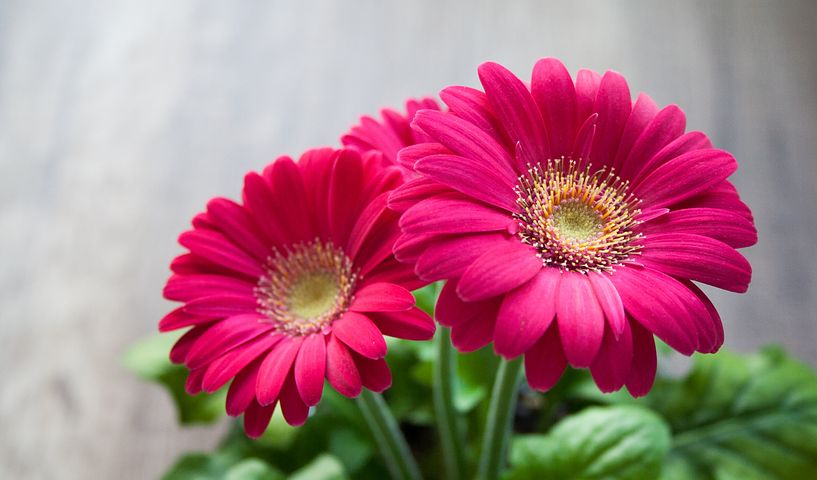
#> input picture flor.png, 817 x 480 px, found by its file name
$ jupyter execute VA_edimensionar_rotar_recortar.ipynb
#> lines starting #> are read from the running program, lines starting #| are printed output that depends on the picture
<a href="https://colab.research.google.com/github/ElpoderdelComputo/Procesamiento_imagenes/blob/main/VA_edimensionar_rotar_recortar.ipynb" target="_parent"></a>

# **Visión Artificial**

“Operaciones básicas en OpenCV: redimensionar, rotar, recortar y convertir a escala de grises”

YouTube: El poder del Cómputo

[cell 1]
# 🧠 Procesamiento de imágenes con OpenCV
# 🎬 Operaciones básicas: redimensionar, rotar, recortar y convertir a escala de grises

import cv2
import numpy as np
import matplotlib.pyplot as plt
from google.colab.patches import cv2_imshow

[cell 2]
# Leer imagen (BGR)
imagen = cv2.imread('/content/flor.png')
#> imagen is the input picture: shape (480, 817, 3); mean B, G, R 130.3, 118.4, 171

[cell 3]
# convertir la imgen bgr a RGB
imagen_rgb = cv2.cvtColor(imagen, cv2.COLOR_BGR2RGB)

[cell 4]
plt.imshow(imagen_rgb)
plt.title('Imagen RGB')
plt.axis('off')
plt.show()

[cell 5]
# mostrar las propiedades de la imagen
print('Dimensiones de la imagen:', imagen.shape)
#| Dimensiones de la imagen: (480, 817, 3)
print('Tipo de datos de la imagen:', imagen.dtype)
#| Tipo de datos de la imagen: uint8

[cell 6]
# Redimensionar a un tamaño fijo
# imagen_redimensionada = cv2.resize(imagen_rgb, (tamaño_x, tamaño_y))
imagen_redimensionada = cv2.resize(imagen_rgb, (100, 100))
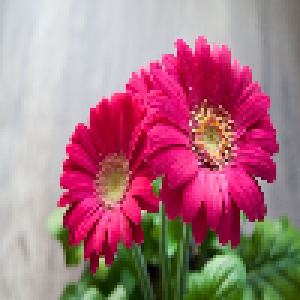
#> imagen_redimensionada: shape (100, 100, 3) (shown 3 times larger); mean R, G, B 171, 118.4, 130.3

fig, axs = plt.subplots(1, 2, figsize=(8, 4))
axs[0].imshow(imagen_rgb);
axs[0].set_title('original (480, 817, 3)')
axs[1].imshow(imagen_redimensionada);
axs[1].set_title('Redimensionada')
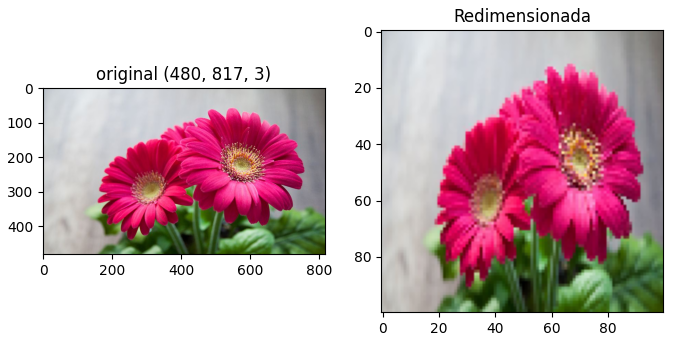
#> figure drawn by matplotlib, 2 panels

[cell 7]
# Redimensionar por factor
#peq_50 = cv2.resize(imagen_rgb, (x, y), factorX, factorY)
peq_50 = cv2.resize(imagen_rgb, (0, 0), fx=0.3, fy=0.3)
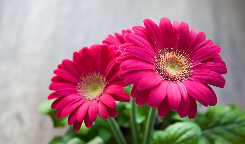
#> peq_50: shape (144, 245, 3); mean R, G, B 171, 118.3, 130.3
print('Tamaño: ', peq_50.shape)
#| Tamaño:  (144, 245, 3)
fig, axs = plt.subplots(1, 2, figsize=(8, 4))
axs[0].imshow(imagen_rgb); axs[0].set_title('original')
axs[1].imshow(peq_50); axs[1].set_title('pequeño')
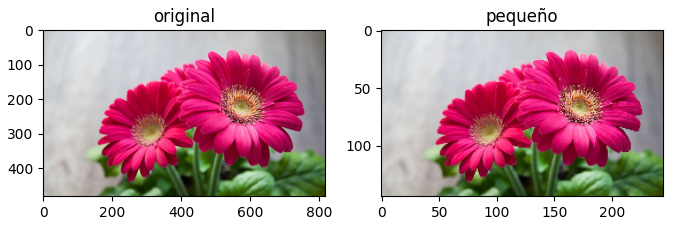
#> figure drawn by matplotlib, 2 panels

[cell 8]
# Redimensionar a un tamaño fijo
redimensionada = cv2.resize(imagen_rgb, (400, 300))
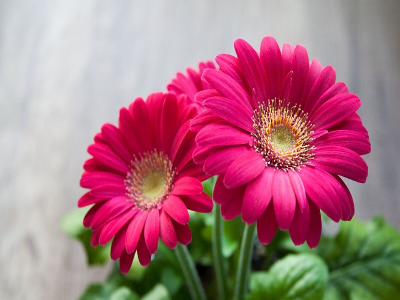
#> redimensionada: shape (300, 400, 3); mean R, G, B 170.9, 118.3, 130.3

# Redimensionar por factor
peq = cv2.resize(imagen_rgb, (0, 0), fx=0.5, fy=0.5)
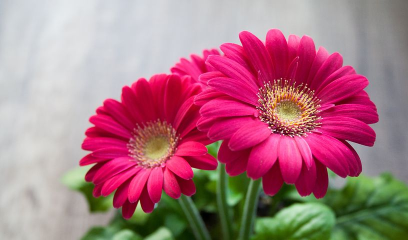
#> peq: shape (240, 408, 3); mean R, G, B 171.2, 118.5, 130.5
grande = cv2.resize(imagen_rgb, (0, 0), fx=1.5, fy=1.5)

fig, axs = plt.subplots(1, 3, figsize=(12, 4))
axs[0].imshow(redimensionada); axs[0].set_title('400x300')
axs[1].imshow(peq); axs[1].set_title('Mitad del tamaño')
axs[2].imshow(grande); axs[2].set_title('1.5x más grande')
plt.show()

[cell 9]
# rotacion
alto, ancho = imagen.shape[:2]
#> alto = 480; ancho = 817
#centro = (ancho // 2, alto // 2)
centro = (0, 480)
angulo = 25

#matriz_rotacion = cv2.getRotationMatrix2D(centro, grados_a_rotar, nivel_zoom)
matriz_rotacion = cv2.getRotationMatrix2D(centro, angulo, 1.0)

rotada = cv2.warpAffine(imagen_rgb, matriz_rotacion, (ancho, alto))
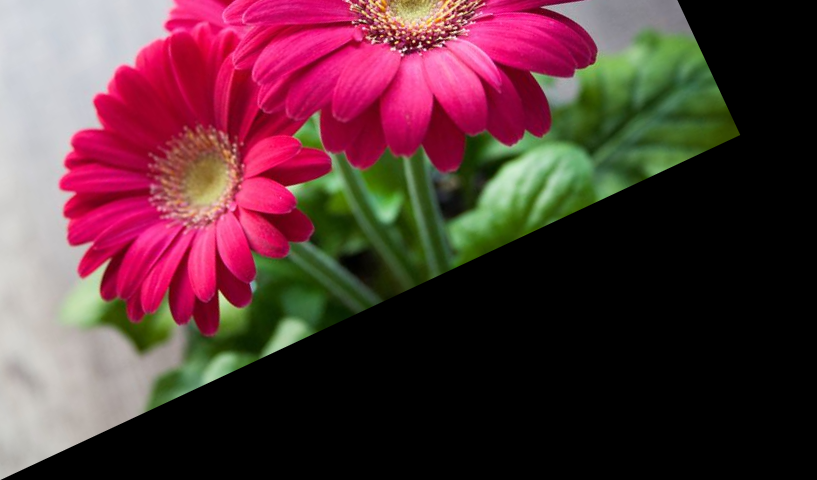
#> rotada: shape (480, 817, 3); mean R, G, B 88.6, 53.6, 58.1

fig, axs = plt.subplots(1, 2, figsize=(8, 4))
axs[0].imshow(imagen_rgb); axs[0].set_title('Imagen original')
axs[1].imshow(rotada); axs[1].set_title('Imagen rotada')
plt.show()

[cell 10]
# Recorte
#recorte = imagen_rgb[y1:y2, x1:x2]
#recorte = imagen_rgb[200:500, 300:700]
#recortar la primera flor:
recorte = imagen_rgb[150:450, 150:450]
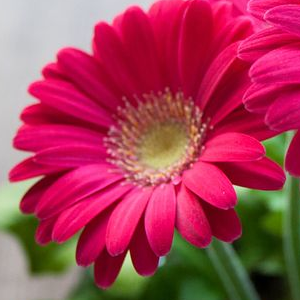
#> recorte: shape (300, 300, 3); mean R, G, B 167.1, 62.2, 86.7

fig, axs = plt.subplots(1, 2, figsize=(8, 4))
axs[0].imshow(imagen_rgb); axs[0].set_title('Imagen original')
axs[1].imshow(recorte); axs[1].set_title('Imagen recortada')
plt.show()

[cell 11]
# Convertir a escala de grises
gris = cv2.cvtColor(imagen, cv2.COLOR_BGR2GRAY)
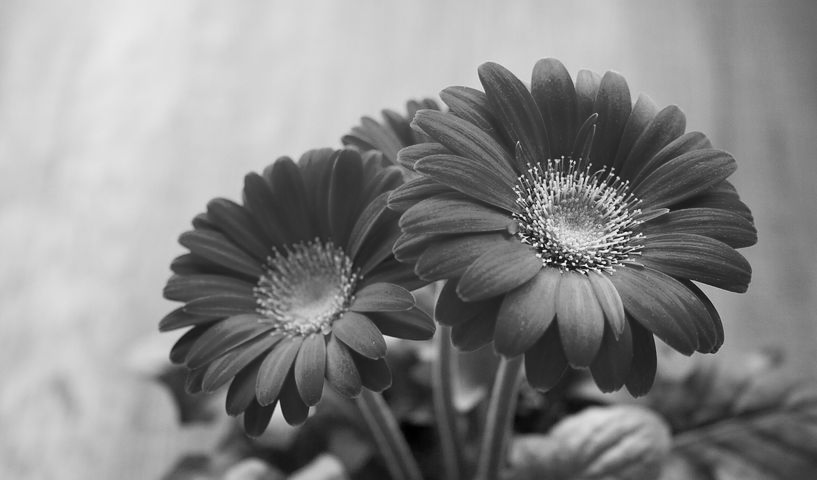
#> gris: shape (480, 817); min 0, max 248, mean 135.5

fig, axs = plt.subplots(1, 2, figsize=(8, 4))
axs[0].imshow(imagen_rgb); axs[0].set_title('Imagen original')
axs[1].imshow(gris, cmap='gray'); axs[1].set_title('Escala de grises')
plt.show()

[cell 12]
fig, axs = plt.subplots(2, 2, figsize=(10, 8))
axs[0,0].imshow(imagen_rgb); axs[0,0].set_title('Original')
axs[0,1].imshow(redimensionada); axs[0,1].set_title('Redimensionada')
axs[1,0].imshow(rotada); axs[1,0].set_title('Rotada')
axs[1,1].imshow(gris, cmap='gray'); axs[1,1].set_title('Grises')

plt.tight_layout()
plt.show()

$ run again, with cameraman.png copied over flor.png
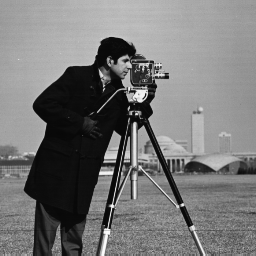
#> input picture cameraman.png, 256 x 256 px, found by its file name
#> imagen is the input picture: shape (256, 256, 3); min 7, max 253, mean 118.7
#| Dimensiones de la imagen: (256, 256, 3)
#| Tipo de datos de la imagen: uint8
#| Tamaño:  (77, 77, 3)
#> `rotada = cv2.warpAffine(imagen_rgb, matriz_rotacion, (ancho, alto))`:
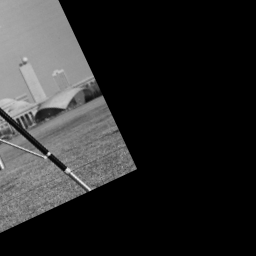
#> rotada: shape (256, 256, 3); min 0, max 237, mean 42.5
#> `recorte = imagen_rgb[150:450, 150:450]`:
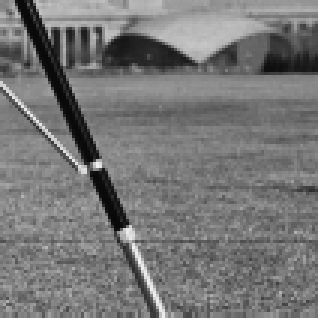
#> recorte: shape (106, 106, 3) (shown 3 times larger); min 8, max 241, mean 118.1
